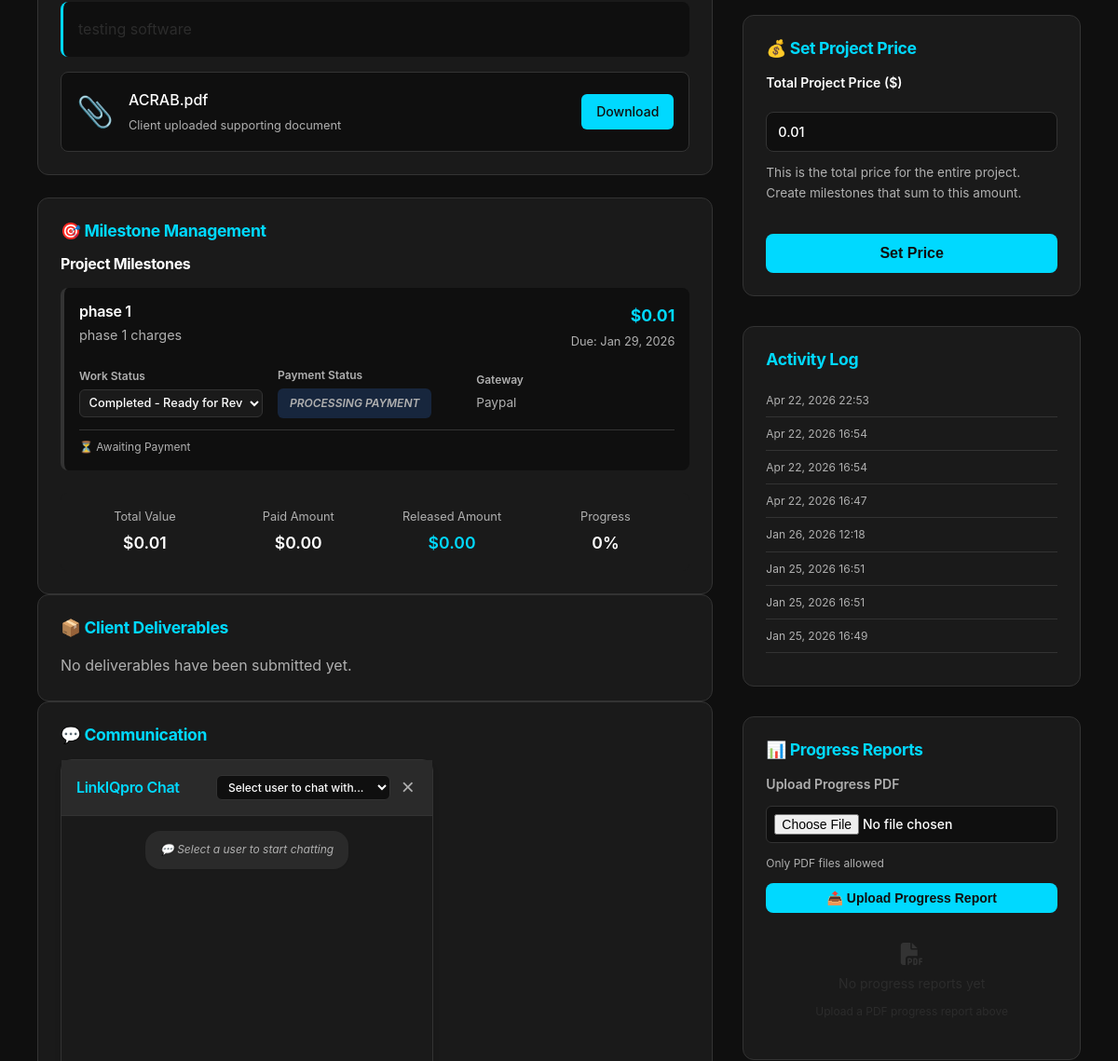
Before: /dashboard/admin/project/SIQ-TZ6ABV/ (signed in, middle part) with the older database file.
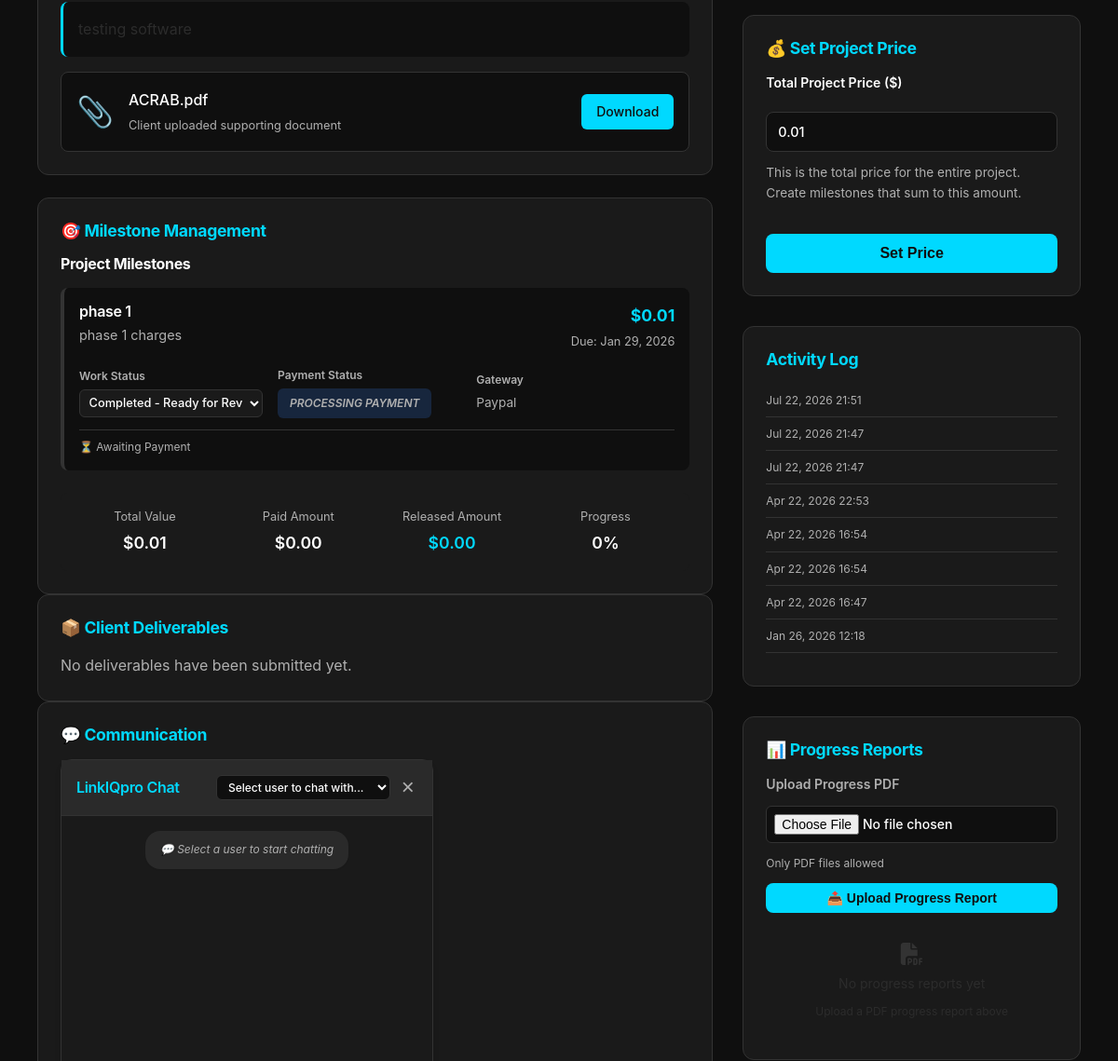
After: the same page with the newer database file.
### apps/projects/models.py (models this page shows, shortened)
class Milestone(models.Model):
    STATUS_CHOICES = [
        ('pending', 'Pending'),
        ('in_progress', 'In Progress'),
        ('completed', 'Completed - Ready for Review'),
        ('approved', 'Approved - Payment Ready'),
        ('rejected', 'Rejected - Needs Revision'),
    ]
    PAYMENT_STATUS_CHOICES = [
        ('unfunded', 'Unfunded'),
        ('processing', 'Processing Payment'),
        ('funded', 'Funded - Payment Received'),
        ('released', 'Released to Admin'),
        ('refunded', 'Refunded to Client'),
        ('failed', 'Payment Failed'),
    ]
    id = models.UUIDField(primary_key=True, default=uuid.uuid4, editable=False)
    project = models.ForeignKey(Project, on_delete=models.CASCADE, related_name='milestones')
    title = models.CharField(max_length=255)
    description = models.TextField()
    amount = models.DecimalField(
        max_digits=10,
        decimal_places=2,
        validators=[MinValueValidator(0.01)]
    )
    due_date = models.DateField()
    delivery_instructions = models.TextField(blank=True, null=True)
    status = models.CharField(max_length=20, choices=STATUS_CHOICES, default='pending')
    payment_status = models.CharField(max_length=20, choices=PAYMENT_STATUS_CHOICES, default='unfunded')
    gateway_used = models.CharField(
        max_length=20,
        choices=[('paypal', 'PayPal'), ('paystack', 'PayStack')],
        blank=True, null=True
    )
    paypal_order_id = models.CharField(max_length=255, blank=True, null=True)
    paypal_auth_id = models.CharField(max_length=100, blank=True, null=True)
    paystack_reference = models.CharField(max_length=100, blank=True, null=True)
    paystack_currency = models.CharField(max_length=10, blank=True, null=True)
    created_at = models.DateTimeField(auto_now_add=True)
    updated_at = models.DateTimeField(auto_now=True)
    funded_at = models.DateTimeField(blank=True, null=True)
    released_at = models.DateTimeField(blank=True, null=True)
    completed_at = models.DateTimeField(blank=True, null=True)
    class Meta:
        ordering = ['created_at']
        db_table = 'core_milestone'
        indexes = [
            models.Index(fields=['project', 'status']),
            models.Index(fields=['payment_status']),
            models.Index(fields=['due_date']),
        ]
    @property
    def is_releasable(self):
        return self.status == 'approved' and self.payment_status == 'funded'

### apps/audit/models.py (models this page shows, shortened)
class AuditLog(models.Model):
    id = models.UUIDField(primary_key=True, default=uuid.uuid4, editable=False)
    user = models.ForeignKey(
        'users.PseudonymousUser',
        on_delete=models.SET_NULL,
        null=True, blank=True,
        related_name='audit_logs'
    )
    project = models.ForeignKey(
        'projects.Project',
        on_delete=models.CASCADE,
        null=True, blank=True,
        related_name='audit_logs'
    )
    milestone = models.ForeignKey(
        'projects.Milestone',
        on_delete=models.CASCADE,
        null=True, blank=True,
        related_name='audit_logs'
    )
    action = models.CharField(max_length=100)
    details = models.JSONField(default=dict)
    ip_address = models.GenericIPAddressField(null=True, blank=True)
    user_agent = models.TextField(null=True, blank=True)
    created_at = models.DateTimeField(auto_now_add=True)
    class Meta:
        ordering = ['-created_at']
        db_table = 'core_auditlog'

### apps/projects/views.py (the view, shortened to what this page needs)
# urls.py: path('dashboard/admin/project/<str:project_id>/', views.project_triage, name='project_triage'),
@require_admin
def project_triage(request, project_id):
    project = get_object_or_404(Project, project_id=project_id)
    if request.user.is_main_admin and project.tenant_admin_id is not None:
        return render(request, 'core/access_denied.html', status=403)
    if request.user.is_sub_admin and project.tenant_admin_id != request.user.id:
        return render(request, 'core/access_denied.html', status=403)
    milestones = project.milestones.all().order_by('created_at')
    from apps.audit.models import AuditLog
    audit_logs = AuditLog.objects.filter(project=project).order_by('-created_at')[:10]
    progress_reports = ProjectProgress.objects.filter(project=project).order_by('-uploaded_at')
    from apps.users.repositories import UserRepository
    analysts = UserRepository.get_analysts(parent_admin=request.user if (request.user.is_sub_admin or request.user.is_main_admin) else None)
    admins = UserRepository.get_admins()
    status_choices = Project.STATUS_CHOICES
    milestone_status_choices = Milestone.STATUS_CHOICES
    payment_status_choices = Milestone.PAYMENT_STATUS_CHOICES
    activity_service = ProjectActivityService()
    project_activities = activity_service.get_project_activities(project, request.user, limit=40)
    activity_unread_count = activity_service.get_unread_count(project, request.user)
    activity_category_counts = activity_service.get_category_counts(project, request.user)
    return render(request, 'core/project_triage.html', {
        'project': project,
        'milestones': milestones,
        'audit_logs': audit_logs,
        'analysts': analysts,
        'admins': admins,
        'status_choices': status_choices,
        'milestone_status_choices': milestone_status_choices,
        'payment_status_choices': payment_status_choices,
        'progress_reports': progress_reports,
        'project_activities': project_activities,
        'activity_unread_count': activity_unread_count,
        'activity_category_counts': activity_category_counts,
        'project_activity_mark_read_url': reverse('core:project_activity_mark_read', args=[project.project_id]),
    })

### apps/projects/models.py (called while the page is built)
    @property
    def progress_percentage(self):
        milestones = self.milestones.all()
        if not milestones:
            return 0
        completed = sum(1 for m in milestones if m.status == 'approved')
        return int((completed / len(milestones)) * 100)

    @property
    def sender_label(self):
        return self.sender.alias if self.sender else 'System'

    @property
    def icon(self):
        return {
            'message': '💬',
            'progress': '📈',
            'file': '📄',
            'payment': '💰',
            'milestone': '🎯',
            'review': '✅',
            'deadline': '⏰',
            'completion': '🏁',
            'system': '⚙️',
        }.get(self.activity_type, '•')

    @property
    def is_unread(self):
        return not self.is_read

    @property
    def status_label(self):
        return 'Unread' if self.is_unread else 'Read'

    @property
    def status_class(self):
        return 'is-unread' if self.is_unread else 'is-read'

### apps/users/models.py (called while the page is built, shortened)
    @property
    def is_authenticated(self):
        return True

    @property
    def role(self):
        if self.is_admin and not self.is_sub_admin:
            return 'main_admin'

### templates/core/project_triage.html (shortened to what the changed rows need)
{% extends "base.html" %}
{% block content %}
<div class="triage-container">
        <div class="main-content">
        <div class="section" id="project-milestones">
            <h2>🎯 Milestone Management</h2>
            {% if milestones %}
                <div class="milestones-list">
                    {% for milestone in milestones %}
                    <div class="milestone-item">
                        <div class="milestone-header">
                            <div class="milestone-title">
                                <h4>{{ milestone.title }}</h4>
                                <p class="milestone-desc">{{ milestone.description }}</p>
                            </div>
                            <div class="milestone-price">
                                <strong>${{ milestone.amount|floatformat:2 }}</strong>
                                <span class="milestone-due">Due: {{ milestone.due_date|date:"M d, Y" }}</span>
                            </div>
                        </div>
                        <div class="milestone-status-grid">
                            <div>
                                <div style="font-weight: 600; margin-bottom: 0.25rem; color: var(--text-secondary); font-size: 0.75rem;">Work Status</div>
                                <form method="post" class="inline-form" style="display: inline;">
                                    <select name="status" onchange="this.form.submit()" style="padding: 0.35rem; font-size: 0.8rem; border: 1px solid var(--border-color); border-radius: 0.375rem; background: var(--bg-secondary);">
                                        {% for value, label in milestone_status_choices %}
                                            <option value="{{ value }}" {% if milestone.status == value %}selected{% endif %}>{{ label }}</option>
                                        {% endfor %}
                                    </select>
                                </form>
                            </div>
                            <div>
                                <div style="font-weight: 600; margin-bottom: 0.25rem; color: var(--text-secondary); font-size: 0.75rem;">Payment Status</div>
                                <span class="payment-badge {% if milestone.payment_status == 'funded' %}funded{% elif milestone.payment_status == 'released' %}released{% elif milestone.payment_status == 'processing' %}processing{% else %}unfunded{% endif %}">
                                    {{ milestone.get_payment_status_display }}
                                </span>
                            </div>
                            <div>
                                <div style="font-weight: 600; margin-bottom: 0.25rem; color: var(--text-secondary); font-size: 0.75rem;">Gateway</div>
                                <span style="font-size: 0.85rem; color: var(--text-secondary);">
                                    {{ milestone.gateway_used|default:"—"|title }}
                                </span>
                            </div>
                        </div>
                        <div class="milestone-timeline">
                            {% if not milestone.funded_at %}
                                <span>⏳ Awaiting Payment</span>
                            {% endif %}
                        </div>
                    </div>
                    {% endfor %}
                </div>
            {% endif %}
        </div>
        <div class="section" id="project-deliverables">
            <h2>📦 Client Deliverables</h2>
        </div>
        <div class="section" id="project-communication">
            <h2>💬 Communication</h2>
        </div>
    </div>
    <div class="triage-sidebar">
        <div class="section">
            <h2>💰 Set Project Price</h2>
        </div>
        {% if audit_logs %}
        <div class="section">
            <h2>Activity Log</h2>
            <div style="font-size: 0.875rem; max-height: 300px; overflow-y: auto;">
                {% for log in audit_logs %}
                    <div style="padding: 0.5rem 0; border-bottom: 1px solid var(--border-color); color: var(--text-secondary);">
                        <div style="font-size: 0.75rem;">{{ log.created_at|date:"M d, Y H:i" }}</div>
                    </div>
                {% empty %}
                    <p style="color: var(--text-secondary);">No activity yet</p>
                {% endfor %}
            </div>
        </div>
        {% endif %}
        <div class="section" id="project-progress">
            <h2>📊 Progress Reports</h2>
        </div>
    </div>
</div>
{% endblock %}

Changed rows visible on the page:
no longer on this page (row unchanged): AuditLog: created_at "Jan 25, 2026 16:51"
no longer on this page (row unchanged): AuditLog: created_at "Jan 25, 2026 16:51"
no longer on this page (row unchanged): AuditLog: created_at "Jan 25, 2026 16:49"
added AuditLog: created_at "Jul 22, 2026 21:51"
added AuditLog: created_at "Jul 22, 2026 21:47"
added AuditLog: created_at "Jul 22, 2026 21:47"
